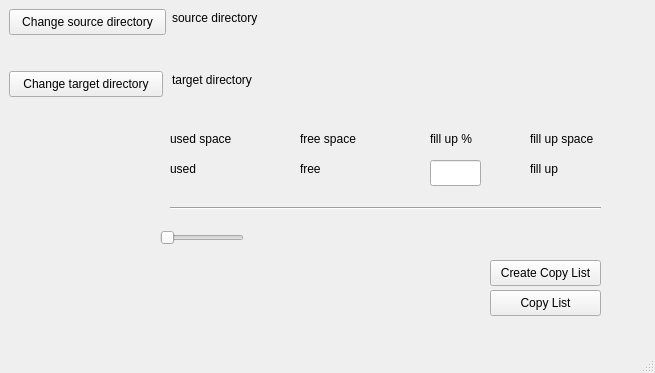
<?xml version="1.0" encoding="UTF-8"?>
<ui version="4.0">
 <class>MainWindow</class>
 <widget class="QMainWindow" name="MainWindow">
  <property name="geometry">
   <rect>
    <x>0</x>
    <y>0</y>
    <width>655</width>
    <height>373</height>
   </rect>
  </property>
  <property name="windowTitle">
   <string>MainWindow</string>
  </property>
  <widget class="QWidget" name="centralwidget">
   <widget class="QLabel" name="lbl_source">
    <property name="geometry">
     <rect>
      <x>172</x>
      <y>9</y>
      <width>451</width>
      <height>18</height>
     </rect>
    </property>
    <property name="text">
     <string>source directory</string>
    </property>
   </widget>
   <widget class="QLabel" name="lbl_target">
    <property name="geometry">
     <rect>
      <x>172</x>
      <y>71</y>
      <width>461</width>
      <height>18</height>
     </rect>
    </property>
    <property name="text">
     <string>target directory</string>
    </property>
   </widget>
   <widget class="QPushButton" name="pb_chg_source_dir">
    <property name="geometry">
     <rect>
      <x>9</x>
      <y>9</y>
      <width>157</width>
      <height>26</height>
     </rect>
    </property>
    <property name="text">
     <string>Change source directory</string>
    </property>
   </widget>
   <widget class="QPushButton" name="pb_chg_target_dir">
    <property name="geometry">
     <rect>
      <x>9</x>
      <y>71</y>
      <width>154</width>
      <height>26</height>
     </rect>
    </property>
    <property name="text">
     <string>Change target directory</string>
    </property>
   </widget>
   <widget class="QPushButton" name="pb_crt_copy_list">
    <property name="geometry">
     <rect>
      <x>490</x>
      <y>260</y>
      <width>111</width>
      <height>26</height>
     </rect>
    </property>
    <property name="text">
     <string>Create Copy List</string>
    </property>
   </widget>
   <widget class="QLabel" name="lbl_used_space">
    <property name="geometry">
     <rect>
      <x>170</x>
      <y>130</y>
      <width>68</width>
      <height>18</height>
     </rect>
    </property>
    <property name="text">
     <string>used space</string>
    </property>
   </widget>
   <widget class="QLabel" name="used">
    <property name="geometry">
     <rect>
      <x>170</x>
      <y>160</y>
      <width>71</width>
      <height>18</height>
     </rect>
    </property>
    <property name="text">
     <string>used</string>
    </property>
   </widget>
   <widget class="QLabel" name="lbl_free_space">
    <property name="geometry">
     <rect>
      <x>300</x>
      <y>130</y>
      <width>63</width>
      <height>18</height>
     </rect>
    </property>
    <property name="text">
     <string>free space</string>
    </property>
   </widget>
   <widget class="Line" name="line">
    <property name="geometry">
     <rect>
      <x>170</x>
      <y>200</y>
      <width>431</width>
      <height>16</height>
     </rect>
    </property>
    <property name="orientation">
     <enum>Qt::Horizontal</enum>
    </property>
   </widget>
   <widget class="QLabel" name="lbl_prc_fill_up">
    <property name="geometry">
     <rect>
      <x>430</x>
      <y>130</y>
      <width>49</width>
      <height>18</height>
     </rect>
    </property>
    <property name="text">
     <string>fill up %</string>
    </property>
   </widget>
   <widget class="QLabel" name="free">
    <property name="geometry">
     <rect>
      <x>300</x>
      <y>160</y>
      <width>61</width>
      <height>18</height>
     </rect>
    </property>
    <property name="text">
     <string>free</string>
    </property>
   </widget>
   <widget class="QLineEdit" name="edit_prc_fill_up">
    <property name="geometry">
     <rect>
      <x>430</x>
      <y>160</y>
      <width>51</width>
      <height>26</height>
     </rect>
    </property>
    <property name="inputMethodHints">
     <set>Qt::ImhNone</set>
    </property>
   </widget>
   <widget class="QSlider" name="sld_prc_fill_up">
    <property name="geometry">
     <rect>
      <x>160</x>
      <y>230</y>
      <width>84</width>
      <height>16</height>
     </rect>
    </property>
    <property name="orientation">
     <enum>Qt::Horizontal</enum>
    </property>
    <property name="invertedAppearance">
     <bool>false</bool>
    </property>
   </widget>
   <widget class="QLabel" name="lbl_fill_space">
    <property name="geometry">
     <rect>
      <x>530</x>
      <y>130</y>
      <width>81</width>
      <height>18</height>
     </rect>
    </property>
    <property name="text">
     <string>fill up space</string>
    </property>
   </widget>
   <widget class="QLabel" name="fill_space">
    <property name="geometry">
     <rect>
      <x>530</x>
      <y>160</y>
      <width>81</width>
      <height>18</height>
     </rect>
    </property>
    <property name="text">
     <string>fill up</string>
    </property>
   </widget>
   <widget class="QPushButton" name="pb_copy_list">
    <property name="geometry">
     <rect>
      <x>490</x>
      <y>290</y>
      <width>111</width>
      <height>26</height>
     </rect>
    </property>
    <property name="text">
     <string>Copy List</string>
    </property>
   </widget>
  </widget>
  <widget class="QStatusBar" name="statusbar"/>
  <widget class="QMenuBar" name="menubar">
   <property name="geometry">
    <rect>
     <x>0</x>
     <y>0</y>
     <width>655</width>
     <height>23</height>
    </rect>
   </property>
  </widget>
 </widget>
 <resources/>
 <connections/>
</ui>
